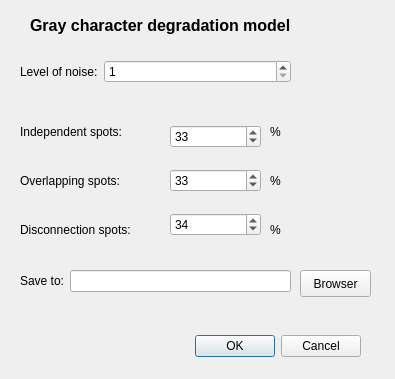
<?xml version="1.0" encoding="UTF-8"?>
<ui version="4.0">
 <class>GrayCharacterDegradationDialog</class>
 <widget class="QDialog" name="GrayCharacterDegradationDialog">
  <property name="geometry">
   <rect>
    <x>0</x>
    <y>0</y>
    <width>395</width>
    <height>379</height>
   </rect>
  </property>
  <property name="windowTitle">
   <string>Dialog</string>
  </property>
  <widget class="QDialogButtonBox" name="btnOK">
   <property name="geometry">
    <rect>
     <x>170</x>
     <y>330</y>
     <width>191</width>
     <height>32</height>
    </rect>
   </property>
   <property name="orientation">
    <enum>Qt::Horizontal</enum>
   </property>
   <property name="standardButtons">
    <set>QDialogButtonBox::Cancel|QDialogButtonBox::Ok</set>
   </property>
  </widget>
  <widget class="QLabel" name="label_8">
   <property name="geometry">
    <rect>
     <x>30</x>
     <y>10</y>
     <width>281</width>
     <height>31</height>
    </rect>
   </property>
   <property name="text">
    <string>&lt;html&gt;&lt;head/&gt;&lt;body&gt;&lt;p&gt;&lt;span style=&quot; font-size:12pt; font-weight:600;&quot;&gt;Gray character degradation model&lt;/span&gt;&lt;/p&gt;&lt;/body&gt;&lt;/html&gt;</string>
   </property>
  </widget>
  <widget class="QWidget" name="layoutWidget">
   <property name="geometry">
    <rect>
     <x>170</x>
     <y>110</y>
     <width>91</width>
     <height>141</height>
    </rect>
   </property>
   <layout class="QVBoxLayout" name="verticalLayout">
    <item>
     <widget class="QSpinBox" name="cboIndependent">
      <property name="maximum">
       <number>100</number>
      </property>
      <property name="value">
       <number>33</number>
      </property>
     </widget>
    </item>
    <item>
     <widget class="QSpinBox" name="cboOverlapping">
      <property name="maximum">
       <number>100</number>
      </property>
      <property name="value">
       <number>33</number>
      </property>
     </widget>
    </item>
    <item>
     <widget class="QSpinBox" name="cboDisconnection">
      <property name="maximum">
       <number>100</number>
      </property>
      <property name="value">
       <number>34</number>
      </property>
     </widget>
    </item>
   </layout>
  </widget>
  <widget class="QWidget" name="layoutWidget1">
   <property name="geometry">
    <rect>
     <x>270</x>
     <y>110</y>
     <width>21</width>
     <height>141</height>
    </rect>
   </property>
   <layout class="QVBoxLayout" name="verticalLayout_2">
    <item>
     <widget class="QLabel" name="label_5">
      <property name="text">
       <string>%</string>
      </property>
     </widget>
    </item>
    <item>
     <widget class="QLabel" name="label_6">
      <property name="text">
       <string>%</string>
      </property>
     </widget>
    </item>
    <item>
     <widget class="QLabel" name="label_7">
      <property name="text">
       <string>%</string>
      </property>
     </widget>
    </item>
   </layout>
  </widget>
  <widget class="QWidget" name="layoutWidget2">
   <property name="geometry">
    <rect>
     <x>20</x>
     <y>110</y>
     <width>140</width>
     <height>141</height>
    </rect>
   </property>
   <layout class="QVBoxLayout" name="verticalLayout_3">
    <item>
     <widget class="QLabel" name="label_2">
      <property name="text">
       <string>Independent spots:</string>
      </property>
     </widget>
    </item>
    <item>
     <widget class="QLabel" name="label_3">
      <property name="text">
       <string>Overlapping spots:</string>
      </property>
     </widget>
    </item>
    <item>
     <widget class="QLabel" name="label_4">
      <property name="text">
       <string>Disconnection spots:</string>
      </property>
     </widget>
    </item>
   </layout>
  </widget>
  <widget class="QPushButton" name="btnBrowser">
   <property name="geometry">
    <rect>
     <x>300</x>
     <y>270</y>
     <width>71</width>
     <height>27</height>
    </rect>
   </property>
   <property name="text">
    <string>Browser</string>
   </property>
  </widget>
  <widget class="QWidget" name="layoutWidget3">
   <property name="geometry">
    <rect>
     <x>20</x>
     <y>60</y>
     <width>271</width>
     <height>29</height>
    </rect>
   </property>
   <layout class="QFormLayout" name="formLayout">
    <item row="0" column="0">
     <widget class="QLabel" name="label">
      <property name="text">
       <string>Level of noise:</string>
      </property>
     </widget>
    </item>
    <item row="0" column="1">
     <widget class="QSpinBox" name="cboLevelOfNoise">
      <property name="minimum">
       <number>1</number>
      </property>
      <property name="maximum">
       <number>5</number>
      </property>
     </widget>
    </item>
   </layout>
  </widget>
  <widget class="QWidget" name="layoutWidget4">
   <property name="geometry">
    <rect>
     <x>20</x>
     <y>270</y>
     <width>271</width>
     <height>29</height>
    </rect>
   </property>
   <layout class="QFormLayout" name="formLayout_2">
    <item row="0" column="0">
     <widget class="QLabel" name="label_9">
      <property name="text">
       <string>Save to:</string>
      </property>
     </widget>
    </item>
    <item row="0" column="1">
     <widget class="QLineEdit" name="txtSaveTo">
      <property name="readOnly">
       <bool>true</bool>
      </property>
     </widget>
    </item>
   </layout>
  </widget>
 </widget>
 <resources/>
 <connections>
  <connection>
   <sender>btnOK</sender>
   <signal>accepted()</signal>
   <receiver>GrayCharacterDegradationDialog</receiver>
   <slot>accept()</slot>
   <hints>
    <hint type="sourcelabel">
     <x>248</x>
     <y>254</y>
    </hint>
    <hint type="destinationlabel">
     <x>157</x>
     <y>274</y>
    </hint>
   </hints>
  </connection>
  <connection>
   <sender>btnOK</sender>
   <signal>rejected()</signal>
   <receiver>GrayCharacterDegradationDialog</receiver>
   <slot>reject()</slot>
   <hints>
    <hint type="sourcelabel">
     <x>316</x>
     <y>260</y>
    </hint>
    <hint type="destinationlabel">
     <x>286</x>
     <y>274</y>
    </hint>
   </hints>
  </connection>
 </connections>
</ui>
